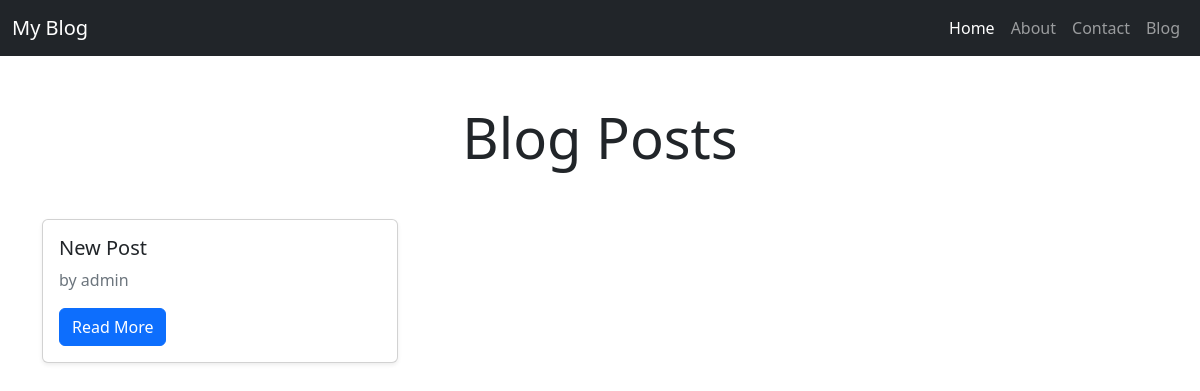
Before: / with the older database file.
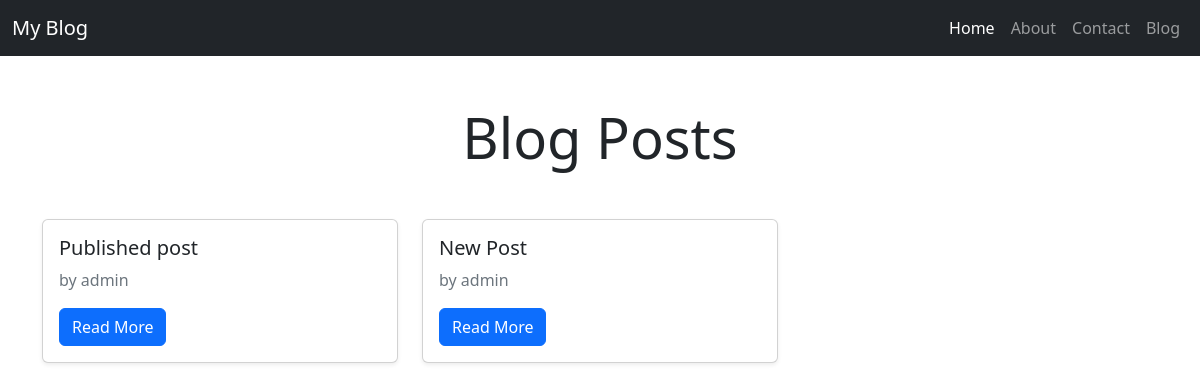
After: the same page with the newer database file.
### blog/models.py (models this page shows, shortened)
class Post(models.Model):
    options = (
        ('draft', 'Draft'),
        ('published', 'Published')
    )
    title = models.CharField(max_length=255)
    publishDate = models.DateTimeField(default=timezone.now)
    author = models.ForeignKey(User, on_delete=models.CASCADE, related_name='blog_posts')
    content = models.TextField()
    status =models.CharField(max_length=10, choices=options, default='draft')
    class Meta():
        ordering = ('-publishDate', )

### blog/views.py (the view)
# urls.py: path('', views.index, name='index'),
def index(request):
    posts = Post.objects.all()
    content = {'posts': posts}
    return render(request, 'index.html', content)

### templates/index.html (shortened to what this page needs)
<!DOCTYPE html>
<html lang="en">
<head>
    <link href="https://cdn.jsdelivr.net/npm/bootstrap@5.2.3/dist/css/bootstrap.min.css" rel="stylesheet">
</head>
<body>
    <nav class="navbar navbar-expand-lg navbar-dark bg-dark">
        <div class="container-fluid">
            <a class="navbar-brand" href="{% url 'index' %}">My Blog</a>
            <div class="collapse navbar-collapse" id="navbarNav">
                <ul class="navbar-nav ms-auto">
                    <li class="nav-item">
                        <a class="nav-link active" aria-current="page" href="{% url 'index' %}">Home</a>
                    </li>
                    <li class="nav-item">
                        <a class="nav-link" href="#">About</a>
                    </li>
                    <li class="nav-item">
                        <a class="nav-link" href="#">Contact</a>
                    </li>
                    <li class="nav-item">
                        <a class="nav-link" href="#">Blog</a>
                    </li>
                </ul>
            </div>
        </div>
    </nav>
    <div class="container mt-5">
        <div class="text-center mb-5">
            <h1 class="display-4">Blog Posts</h1>
        </div>
        <div class="row">
            {% for post in posts %}
                {% if post.status == "published" %}
                <div class="col-md-4 mb-4">
                    <div class="card shadow-sm">
                        <div class="card-body">
                            <h5 class="card-title">{{ post.title }}</h5>
                            <p class="card-text text-muted">by {{ post.author }}</p>
                            <a href="#" class="btn btn-primary">Read More</a>
                        </div>
                    </div>
                </div>
                {% endif %}
            {% endfor %}
        </div>
    </div>
</body>
</html>

Changed rows visible on the page:
added Post: title "Published post", author "admin"
